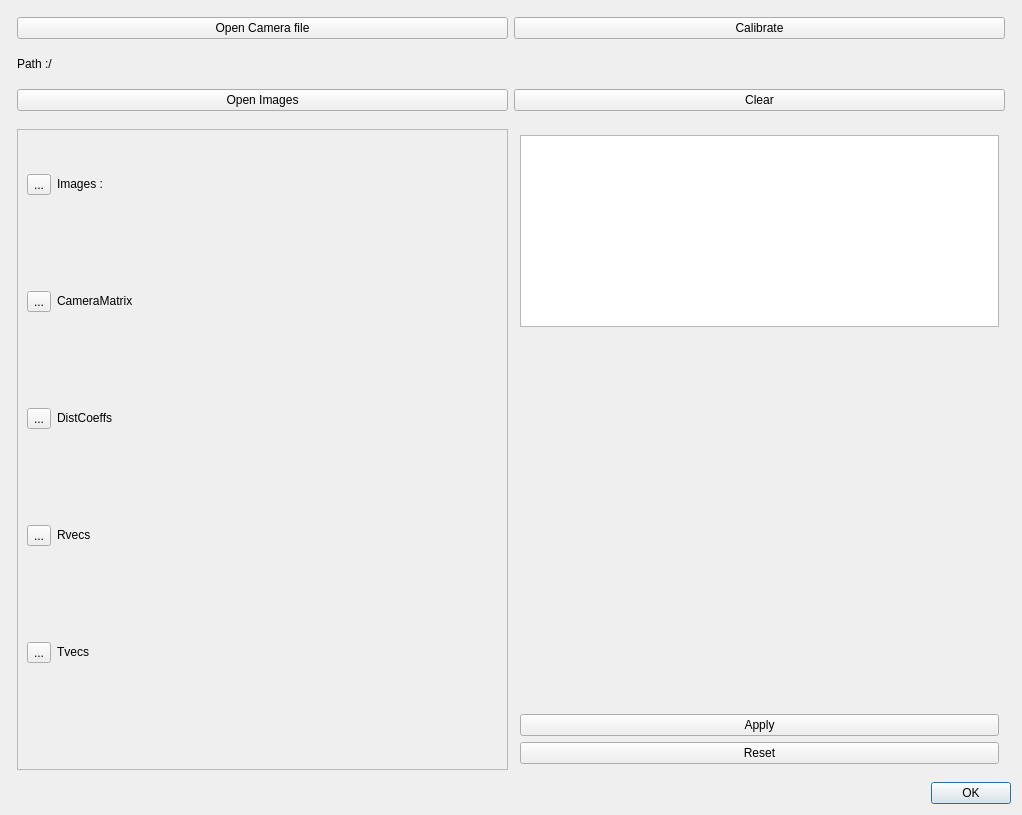
<?xml version="1.0" encoding="UTF-8"?>
<ui version="4.0">
 <class>CameraParamDialog</class>
 <widget class="QDialog" name="CameraParamDialog">
  <property name="geometry">
   <rect>
    <x>0</x>
    <y>0</y>
    <width>1022</width>
    <height>815</height>
   </rect>
  </property>
  <property name="windowTitle">
   <string>Dialog</string>
  </property>
  <layout class="QVBoxLayout" name="verticalLayout_2">
   <item>
    <layout class="QHBoxLayout" name="horizontalLayout">
     <property name="leftMargin">
      <number>6</number>
     </property>
     <property name="topMargin">
      <number>6</number>
     </property>
     <property name="rightMargin">
      <number>6</number>
     </property>
     <property name="bottomMargin">
      <number>6</number>
     </property>
     <item>
      <widget class="QPushButton" name="btn_openCamera">
       <property name="text">
        <string>Open Camera file</string>
       </property>
      </widget>
     </item>
     <item>
      <widget class="QPushButton" name="btn_calibrate">
       <property name="text">
        <string>Calibrate</string>
       </property>
      </widget>
     </item>
    </layout>
   </item>
   <item>
    <layout class="QHBoxLayout" name="horizontalLayout_3">
     <property name="leftMargin">
      <number>6</number>
     </property>
     <property name="topMargin">
      <number>6</number>
     </property>
     <property name="rightMargin">
      <number>6</number>
     </property>
     <property name="bottomMargin">
      <number>6</number>
     </property>
     <item>
      <widget class="QLabel" name="label">
       <property name="sizePolicy">
        <sizepolicy hsizetype="Fixed" vsizetype="Fixed">
         <horstretch>0</horstretch>
         <verstretch>0</verstretch>
        </sizepolicy>
       </property>
       <property name="text">
        <string>Path :/</string>
       </property>
      </widget>
     </item>
     <item>
      <widget class="QLabel" name="label_pathfile">
       <property name="sizePolicy">
        <sizepolicy hsizetype="Preferred" vsizetype="Fixed">
         <horstretch>0</horstretch>
         <verstretch>0</verstretch>
        </sizepolicy>
       </property>
       <property name="text">
        <string/>
       </property>
      </widget>
     </item>
    </layout>
   </item>
   <item>
    <layout class="QHBoxLayout" name="horizontalLayout_4">
     <property name="leftMargin">
      <number>6</number>
     </property>
     <property name="topMargin">
      <number>6</number>
     </property>
     <property name="rightMargin">
      <number>6</number>
     </property>
     <property name="bottomMargin">
      <number>6</number>
     </property>
     <item>
      <widget class="QPushButton" name="btn_openImages">
       <property name="text">
        <string>Open Images</string>
       </property>
      </widget>
     </item>
     <item>
      <widget class="QPushButton" name="btn_clear">
       <property name="text">
        <string>Clear</string>
       </property>
      </widget>
     </item>
    </layout>
   </item>
   <item>
    <layout class="QHBoxLayout" name="horizontalLayout_2">
     <property name="leftMargin">
      <number>6</number>
     </property>
     <property name="topMargin">
      <number>6</number>
     </property>
     <property name="rightMargin">
      <number>6</number>
     </property>
     <property name="bottomMargin">
      <number>6</number>
     </property>
     <item>
      <widget class="QScrollArea" name="scrollArea">
       <property name="sizePolicy">
        <sizepolicy hsizetype="Expanding" vsizetype="Expanding">
         <horstretch>0</horstretch>
         <verstretch>0</verstretch>
        </sizepolicy>
       </property>
       <property name="widgetResizable">
        <bool>true</bool>
       </property>
       <widget class="QWidget" name="scrollAreaWidgetContents">
        <property name="geometry">
         <rect>
          <x>0</x>
          <y>0</y>
          <width>491</width>
          <height>619</height>
         </rect>
        </property>
        <layout class="QGridLayout" name="gridLayout">
         <item row="8" column="1">
          <widget class="QLabel" name="print_rvecs">
           <property name="sizePolicy">
            <sizepolicy hsizetype="Fixed" vsizetype="Fixed">
             <horstretch>0</horstretch>
             <verstretch>0</verstretch>
            </sizepolicy>
           </property>
           <property name="text">
            <string/>
           </property>
          </widget>
         </item>
         <item row="9" column="0">
          <widget class="QToolButton" name="btn_tvecs">
           <property name="text">
            <string>...</string>
           </property>
          </widget>
         </item>
         <item row="2" column="1">
          <widget class="QLabel" name="label_cameramatrix">
           <property name="sizePolicy">
            <sizepolicy hsizetype="MinimumExpanding" vsizetype="Fixed">
             <horstretch>0</horstretch>
             <verstretch>0</verstretch>
            </sizepolicy>
           </property>
           <property name="text">
            <string>CameraMatrix</string>
           </property>
          </widget>
         </item>
         <item row="5" column="1">
          <widget class="QLabel" name="label_5">
           <property name="sizePolicy">
            <sizepolicy hsizetype="Fixed" vsizetype="Fixed">
             <horstretch>0</horstretch>
             <verstretch>0</verstretch>
            </sizepolicy>
           </property>
           <property name="text">
            <string>DistCoeffs</string>
           </property>
          </widget>
         </item>
         <item row="5" column="0">
          <widget class="QToolButton" name="btn_distcoeff">
           <property name="text">
            <string>...</string>
           </property>
          </widget>
         </item>
         <item row="9" column="1">
          <widget class="QLabel" name="label_3">
           <property name="sizePolicy">
            <sizepolicy hsizetype="Fixed" vsizetype="Fixed">
             <horstretch>0</horstretch>
             <verstretch>0</verstretch>
            </sizepolicy>
           </property>
           <property name="text">
            <string>Tvecs</string>
           </property>
          </widget>
         </item>
         <item row="7" column="1">
          <widget class="QLabel" name="label_4">
           <property name="sizePolicy">
            <sizepolicy hsizetype="Fixed" vsizetype="Fixed">
             <horstretch>0</horstretch>
             <verstretch>0</verstretch>
            </sizepolicy>
           </property>
           <property name="text">
            <string>Rvecs</string>
           </property>
          </widget>
         </item>
         <item row="7" column="0">
          <widget class="QToolButton" name="btn_rvecs">
           <property name="text">
            <string>...</string>
           </property>
          </widget>
         </item>
         <item row="2" column="0">
          <widget class="QToolButton" name="btn_cameramatrix">
           <property name="text">
            <string>...</string>
           </property>
          </widget>
         </item>
         <item row="6" column="1">
          <widget class="QLabel" name="print_distcoeffs">
           <property name="sizePolicy">
            <sizepolicy hsizetype="Fixed" vsizetype="Fixed">
             <horstretch>0</horstretch>
             <verstretch>0</verstretch>
            </sizepolicy>
           </property>
           <property name="text">
            <string/>
           </property>
          </widget>
         </item>
         <item row="3" column="1">
          <widget class="QLabel" name="print_cameramatrix">
           <property name="sizePolicy">
            <sizepolicy hsizetype="Fixed" vsizetype="Fixed">
             <horstretch>0</horstretch>
             <verstretch>0</verstretch>
            </sizepolicy>
           </property>
           <property name="text">
            <string/>
           </property>
          </widget>
         </item>
         <item row="10" column="1">
          <widget class="QLabel" name="print_tvecs">
           <property name="sizePolicy">
            <sizepolicy hsizetype="Fixed" vsizetype="Fixed">
             <horstretch>0</horstretch>
             <verstretch>0</verstretch>
            </sizepolicy>
           </property>
           <property name="text">
            <string/>
           </property>
          </widget>
         </item>
         <item row="0" column="1">
          <widget class="QLabel" name="label_2">
           <property name="sizePolicy">
            <sizepolicy hsizetype="Fixed" vsizetype="Fixed">
             <horstretch>0</horstretch>
             <verstretch>0</verstretch>
            </sizepolicy>
           </property>
           <property name="text">
            <string>Images :</string>
           </property>
          </widget>
         </item>
         <item row="0" column="0">
          <widget class="QToolButton" name="btn_printimages">
           <property name="text">
            <string>...</string>
           </property>
          </widget>
         </item>
         <item row="1" column="1">
          <widget class="QLabel" name="print_images">
           <property name="sizePolicy">
            <sizepolicy hsizetype="Fixed" vsizetype="Fixed">
             <horstretch>0</horstretch>
             <verstretch>0</verstretch>
            </sizepolicy>
           </property>
           <property name="text">
            <string/>
           </property>
          </widget>
         </item>
        </layout>
       </widget>
      </widget>
     </item>
     <item>
      <layout class="QVBoxLayout" name="verticalLayout_3">
       <property name="leftMargin">
        <number>6</number>
       </property>
       <property name="topMargin">
        <number>6</number>
       </property>
       <property name="rightMargin">
        <number>6</number>
       </property>
       <property name="bottomMargin">
        <number>6</number>
       </property>
       <item>
        <widget class="QListWidget" name="list_imgcalib">
         <property name="sizePolicy">
          <sizepolicy hsizetype="Preferred" vsizetype="Preferred">
           <horstretch>0</horstretch>
           <verstretch>0</verstretch>
          </sizepolicy>
         </property>
        </widget>
       </item>
       <item>
        <widget class="QLabel" name="imgview">
         <property name="sizePolicy">
          <sizepolicy hsizetype="MinimumExpanding" vsizetype="MinimumExpanding">
           <horstretch>0</horstretch>
           <verstretch>0</verstretch>
          </sizepolicy>
         </property>
         <property name="text">
          <string/>
         </property>
        </widget>
       </item>
       <item>
        <widget class="QPushButton" name="btn_apply">
         <property name="text">
          <string>Apply</string>
         </property>
        </widget>
       </item>
       <item>
        <widget class="QPushButton" name="btn_reset">
         <property name="text">
          <string>Reset</string>
         </property>
        </widget>
       </item>
      </layout>
     </item>
    </layout>
   </item>
   <item>
    <widget class="QDialogButtonBox" name="buttonBox">
     <property name="orientation">
      <enum>Qt::Horizontal</enum>
     </property>
     <property name="standardButtons">
      <set>QDialogButtonBox::Ok</set>
     </property>
    </widget>
   </item>
  </layout>
 </widget>
 <resources/>
 <connections>
  <connection>
   <sender>buttonBox</sender>
   <signal>accepted()</signal>
   <receiver>CameraParamDialog</receiver>
   <slot>accept()</slot>
   <hints>
    <hint type="sourcelabel">
     <x>248</x>
     <y>254</y>
    </hint>
    <hint type="destinationlabel">
     <x>157</x>
     <y>274</y>
    </hint>
   </hints>
  </connection>
  <connection>
   <sender>buttonBox</sender>
   <signal>rejected()</signal>
   <receiver>CameraParamDialog</receiver>
   <slot>reject()</slot>
   <hints>
    <hint type="sourcelabel">
     <x>316</x>
     <y>260</y>
    </hint>
    <hint type="destinationlabel">
     <x>286</x>
     <y>274</y>
    </hint>
   </hints>
  </connection>
 </connections>
</ui>
